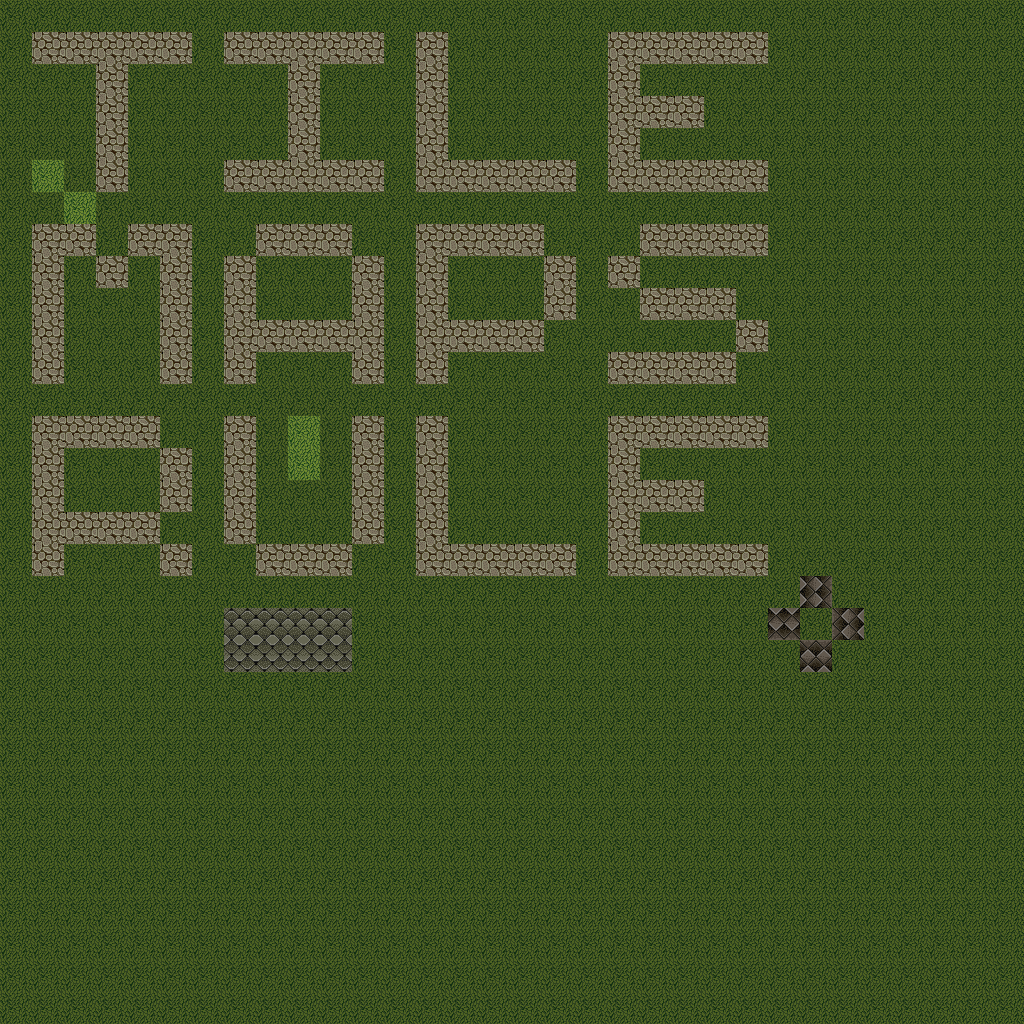

This game map was drawn from its Tiled (.tmx) file and the tilesets committed beside it. A one-line description and the trimmed map source follow:
An orthogonal 32x32 tile map with 32x32 px tiles, 2 tile layers (adsg, Layer 1) and 1 object (hero).

<map version="1.10" tiledversion="1.11.0" orientation="orthogonal" renderorder="right-down" width="32" height="32" tilewidth="32" tileheight="32" infinite="0" nextlayerid="4" nextobjectid="2">
 <properties>
  <property name="mapmeta" value="mapvalue" />
 </properties>
 <tileset firstgid="1" name="Untitled" tilewidth="32" tileheight="32" tilecount="8" columns="8">
  <image source="tiles.png" width="256" height="32" />
 </tileset>
 <layer id="1" name="adsg" width="32" height="32" opacity="0.72">
  <data>[1024 cells, 1024 non-empty, 3 distinct tile ids]</data>
 </layer>
 <layer id="2" name="Layer 1" width="32" height="32">
  <properties>
   <property name="layermeta" value="layervalue" />
  </properties>
  <data>[1024 cells, 152 non-empty, 2 distinct tile ids]</data>
 </layer>
 <objectgroup id="3" name="events" x="6" y="6" opacity="0.72">
  <properties>
   <property name="objectmeta" value="objectvalue" />
  </properties>
  <object id="1" name="hero" x="300" y="194" width="64" height="128">
   <properties>
    <property name="name" value="The Hero" />
   </properties>
  </object>
 </objectgroup>
</map>
